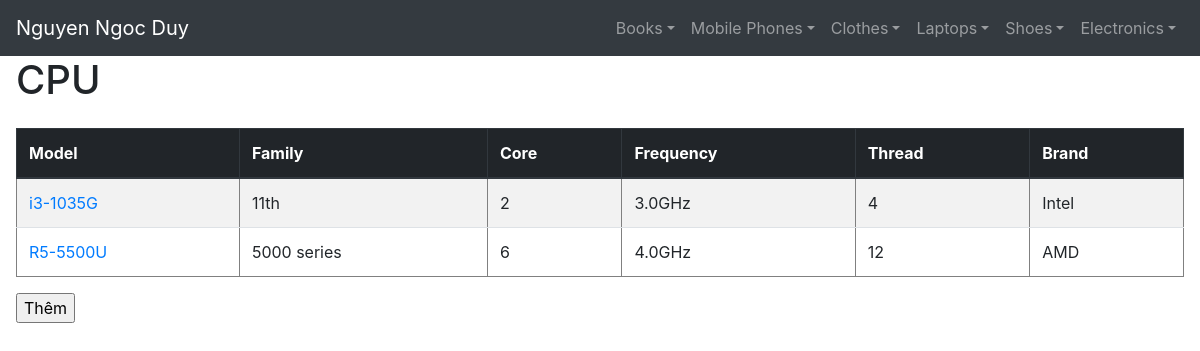
Screenshot of /laptop/cpu/ with the database file from the repository.
### manager_shop/models/laptops.py (models this page shows)
class CPU(models.Model):
    model = models.CharField(max_length=255)
    family = models.CharField(max_length=60)
    frequency = models.CharField(max_length=10)
    core = models.IntegerField()
    thread = models.IntegerField()
    brand = models.CharField(max_length=60)

### manager_shop/views/laptops.py (the view)
def cpu_index(request):
    list = CPU.objects.all()
    links = []
    for b in list:
        links.append(str(b.id) + '/change')
    return render(request, 'laptop/cpu_index.html', {'list': list, 'links': links})

### manager_shop/templatetags/custom_tags.py (called while the page is built)
@register.filter(name='list_index')
def list_index(mylist, index):
    return mylist[index]

### utils/context_processors.py (called while the page is built)
def ecomstore(request):
    return {
        'active_categories': Category.objects.filter(is_active=True),
        'site_name': settings.SITE_NAME,
        'meta_keywords': settings.META_KEYWORDS,
        'meta_description': settings.META_DESCRIPTION,
        'request': request
    }

### templates/laptop/cpu_index.html (shortened to what this page needs)
{% extends 'base_bt2.html' %}
{% block content %}
    <h1>CPU</h1>
    <div class="row mt-4">
        <div class="col">
            <table class="table table-striped" cellspacing="5" cellpadding="5" border="1">
                <thead class="thead-dark">
                <tr>
                    <th>Model</th>
                    <th>Family</th>
                    <th>Core</th>
                    <th>Frequency</th>
                    <th>Thread</th>
                    <th>Brand</th>
                </tr>
                </thead>
            {% load custom_tags %}
                {% for i in list %}
                    <tr valign="top">
                        <td><a href={{ links|list_index:forloop.counter0}}>{{ i.model }}</a></td>
                        <td>{{ i.family }}</td>
                        <td>{{ i.core }}</td>
                        <td>{{ i.frequency }}</td>
                        <td>{{ i.thread }}</td>
                        <td>{{ i.brand }}</td>
                    </tr>
                {% endfor %}
            </table>
        </div>
    </div>
    <div>
        <form action="add/">
            <input type="submit" value="Thêm"/>
        </form>
    </div>
{% endblock %}

### rows the page displays
CPU: model "i3-1035G", family "11th", core "2", frequency "3.0GHz", thread "4", brand "Intel"
CPU: model "R5-5500U", family "5000 series", core "6", frequency "4.0GHz", thread "12", brand "AMD"
